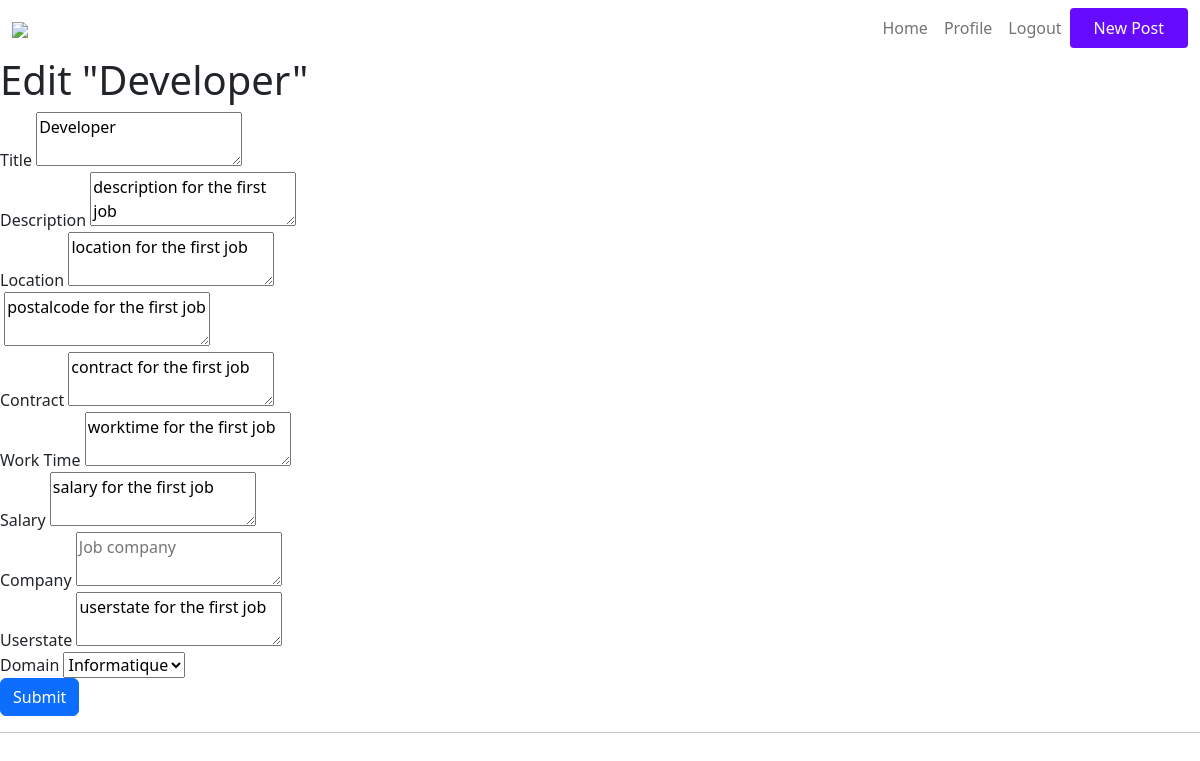
The app's page /1/edit with its own data.
### tables this page shows
CREATE TABLE jobs (
    job_id INTEGER PRIMARY KEY AUTOINCREMENT,
    created TIMESTAMP NOT NULL DEFAULT CURRENT_TIMESTAMP,
    title TEXT NOT NULL,
    location TEXT NOT NULL,
    postalcode TEXT NOT NULL,
    contract TEXT NOT NULL,
    worktime TEXT NOT NULL,
    userstate TEXT NOT NULL,
    description TEXT NOT NULL,
    salary TEXT NOT NULL,
    category_id INTEGER,
    company_id INTEGER,
    FOREIGN KEY(category_id) REFERENCES categories(category_id),
    FOREIGN KEY(company_id) REFERENCES companies(company_id)
);

### server.py (the view, shortened to what this page needs)
@app.route('/<int:id>/edit', methods=('GET', 'POST'))
def edit(id):
    job= get_job(id)
    return render_template('edit.html', job=job)

### server.py (called while the page is built)
def get_db_connection():
    conn = sqlite3.connect('database.db')
    conn.row_factory = sqlite3.Row
    return conn

def get_job(job_id):
    conn = get_db_connection()
    job = conn.execute('SELECT * FROM jobs WHERE job_id = ?',
                        (job_id,)).fetchone()
    conn.close()
    if job is None:
        abort(404)
    return job

### templates/edit.html (shortened to what this page needs)
{% extends 'bases.html' %}
{% block content %}
<h1>{% block title %} Edit "{{ job['title'] }}" {% endblock %}</h1>
<form method="post">
  <div>
    <label for="title">Title</label>
    <textarea name="title" placeholder="Job title" >{{ request.form['title'] or job['title'] }}</textarea>
  </div>
  <div>
    <label for="description">Description</label>
    <textarea name="description" placeholder="Job description" >{{ request.form['description'] or job['description']  }}</textarea>
  </div>
  <div>
    <label for="location">Location</label>
    <textarea name="location" placeholder="Job location" >{{ request.form['location'] or job['location']  }}</textarea>
  </div>
  <div>
    <textarea name="postalcode" placeholder="Job postalcode" >{{ request.form['postalcode'] or job['postalcode'] }}</textarea>
  </div>
  <div>
    <label for="contract">Contract</label>
    <textarea name="contract" placeholder="Job contract" >{{ request.form['contract'] or job['contract'] }}</textarea>
  </div>
  <div>
    <label for="worktime">Work Time</label>
    <textarea name="worktime" placeholder="Job worktime" >{{ request.form['worktime'] or job['worktime'] }}</textarea>
  </div>
  <div>
    <label for="salary">Salary</label>
    <textarea name="salary" placeholder="Job salary" >{{ request.form['salary'] or job['salary'] }}</textarea>
  </div>
  <div>
    <label for="company">Company</label>
    <textarea name="company" placeholder="Job company" ></textarea>
  </div>
  <div>
    <label for="userstate">Userstate</label>
    <textarea name="userstate" placeholder="userstate" >{{ request.form['userstate'] or job['userstate'] }}</textarea>
  </div>
  <div>
    <label for="domain">Domain</label>
              <select name="category" placeholder="Job domain" >
                <option value="domain1">Informatique</option>
            </select>
  </div>
  <div>
    <button type="submit" class="btn btn-primary">Submit</button>
  </div>
</form>
<hr>
{% endblock %}

### records on screen
jobs: title "Developer", description "description for the first job", location "location for the first job", postalcode "postalcode for the first job", contract "contract for the first job", worktime "worktime for the first job", salary "salary for the first job", userstate "userstate for the first job"
